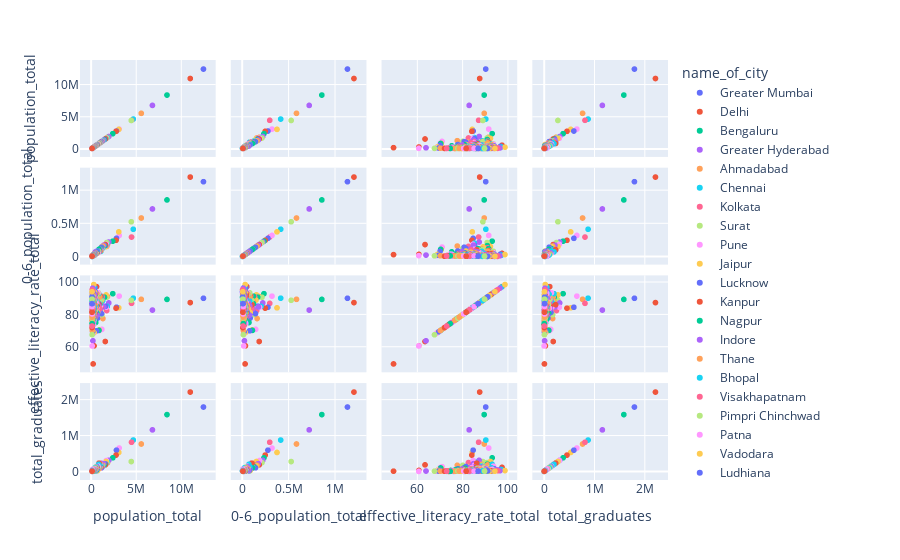

Notebook code for this chart:
### Markdown cell above
# relations between some columns
> we will use SPOM because we want to get different relations between variable ("population_total", "0-6_population_total", "effective_literacy_rate_total", "total_graduates") and set colors using a column of the dataframe called name_of_city

### Code cell
fig = px.scatter_matrix(df,
    dimensions=["population_total", "0-6_population_total", "effective_literacy_rate_total", "total_graduates"],
    color="name_of_city");
fig.show()
